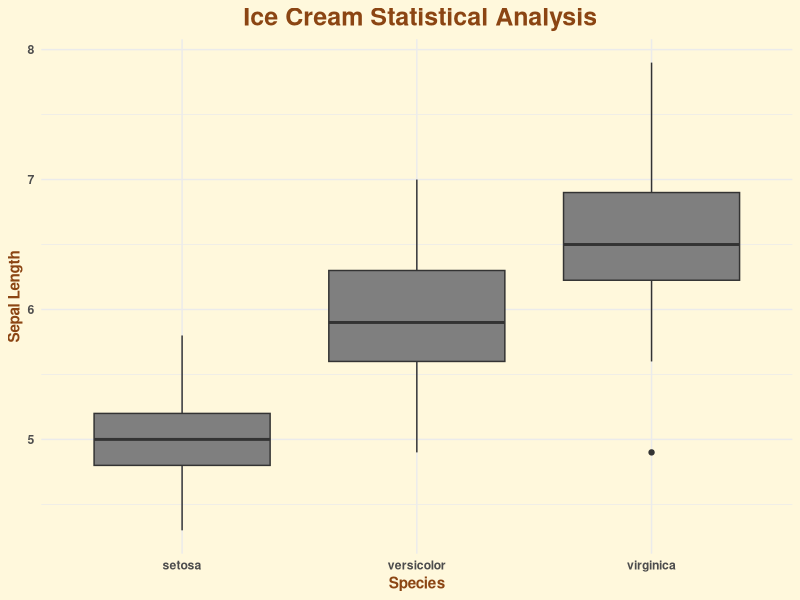
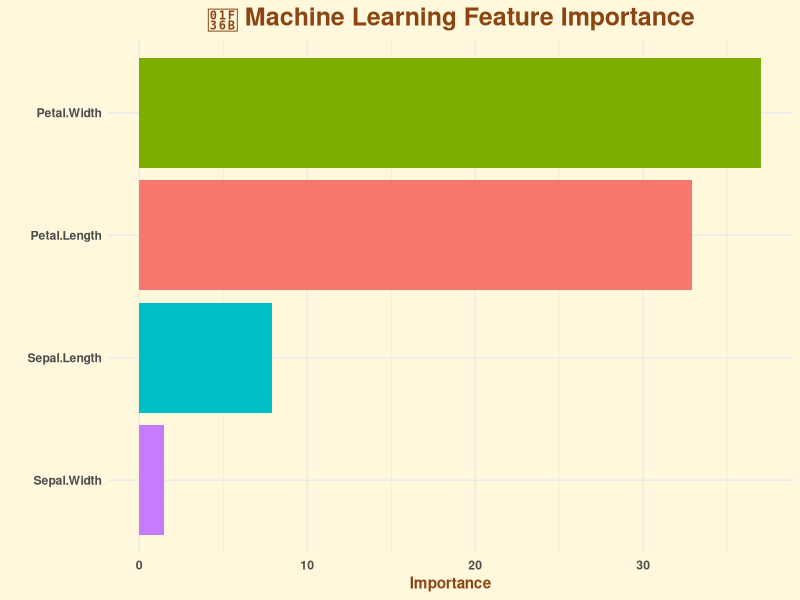
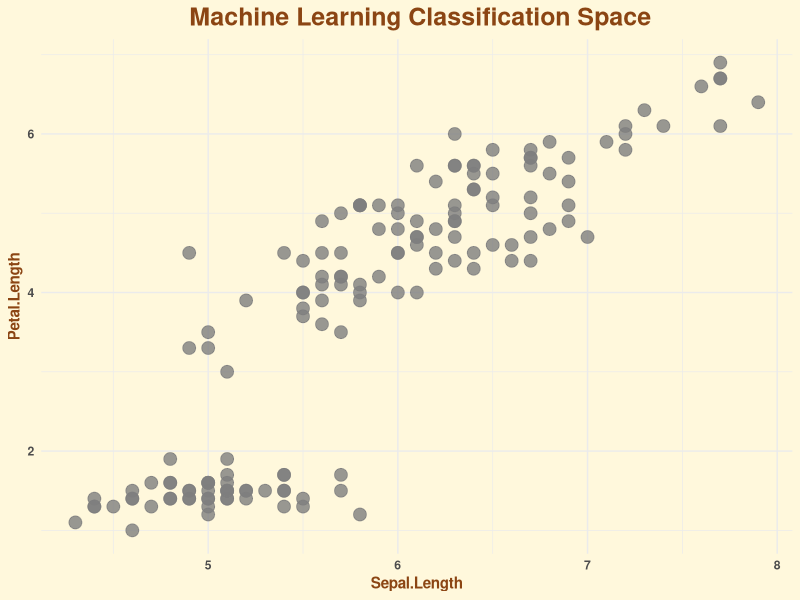
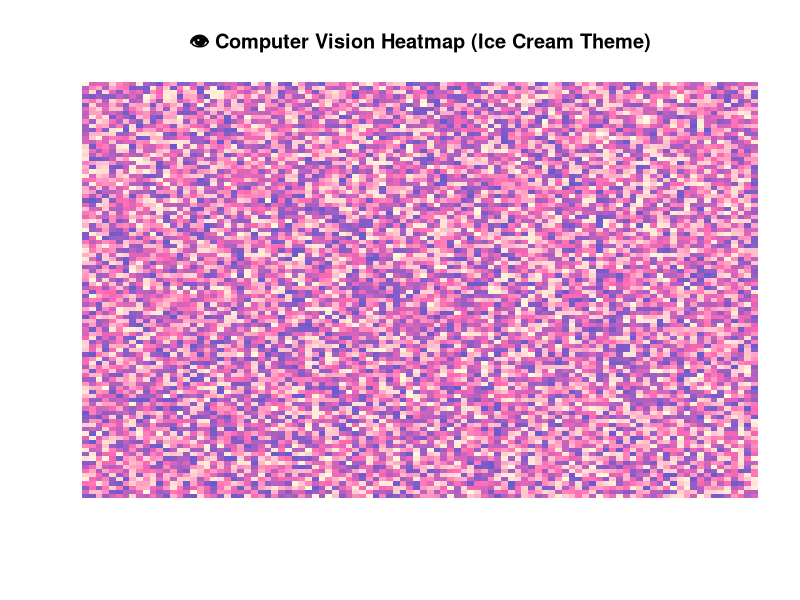
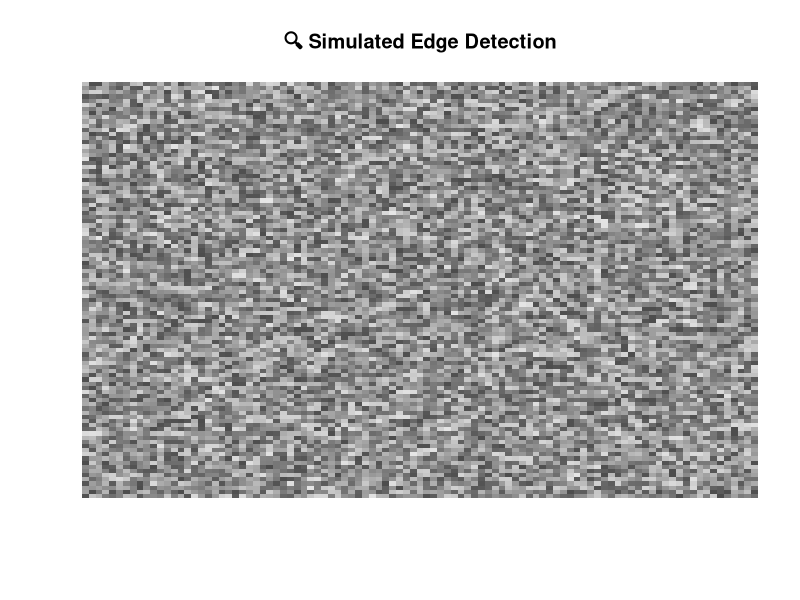
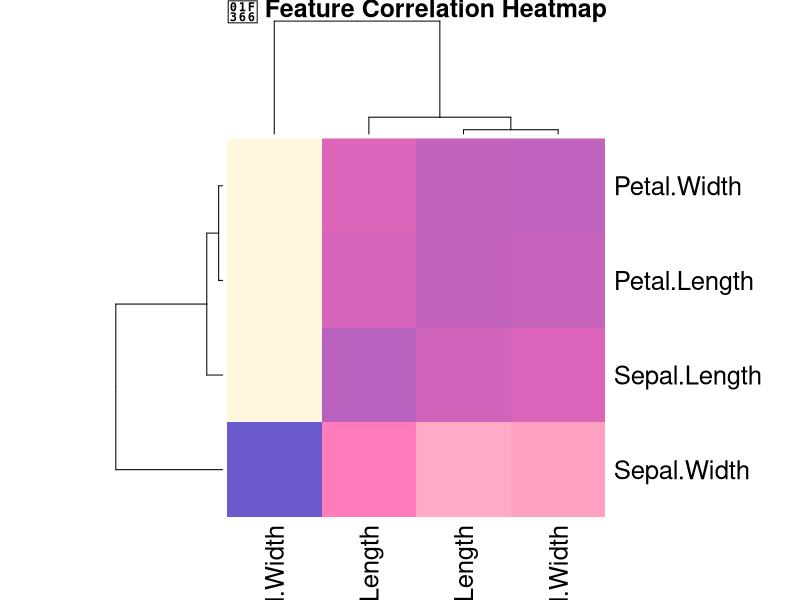

These figures' R source, in order:
# Ice Cream Machine Learning Engineering Dashboards

# Package Installation and Loading


required_packages <- c(
  "ggplot2",
  "dplyr",
  "caret",
  "randomForest"
)

for(pkg in required_packages){
  if(!require(pkg, character.only = TRUE)){
    install.packages(pkg, dependencies = TRUE)
    library(pkg, character.only = TRUE)
  }
}


# Ice Cream Flavors

icecream_colors <- c(
  Vanilla    = "#FFF8DC",
  Chocolate  = "#8B4513",
  Strawberry = "#FF69B4",
  Mint       = "#98FF98",
  Blueberry  = "#6A5ACD"
)

theme_icecream <- function() {
  theme_minimal() +
    theme(
      plot.background = element_rect(
        fill = icecream_colors["Vanilla"],
        color = NA
      ),
      panel.background = element_rect(
        fill = icecream_colors["Vanilla"],
        color = NA
      ),
      text = element_text(
        color = icecream_colors["Chocolate"],
        face = "bold"
      ),
      plot.title = element_text(
        hjust = 0.5,
        size = 18
      )
    )
}

############################################################
# LOAD DATA
############################################################

data(iris)

cat("\n🍦 DATA LOADED SUCCESSFULLY\n")

############################################################
# TRAIN / TEST SPLIT
############################################################

set.seed(123)

train_index <- createDataPartition(
  iris$Species,
  p = 0.80,
  list = FALSE
)

train_data <- iris[train_index, ]
test_data  <- iris[-train_index, ]


# Machine Learning Model


rf_model <- randomForest(
  Species ~ .,
  data = train_data,
  ntree = 300
)

predictions <- predict(
  rf_model,
  test_data
)

conf_mat <- confusionMatrix(
  predictions,
  test_data$Species
)

accuracy <- conf_mat$overall["Accuracy"]


# Statistical Analysis


stats_summary <- iris %>%
  summarise(
    Mean_Sepal_Length = mean(Sepal.Length),
    SD_Sepal_Length   = sd(Sepal.Length),
    Mean_Petal_Length = mean(Petal.Length),
    SD_Petal_Length   = sd(Petal.Length),
    Mean_Sepal_Width  = mean(Sepal.Width),
    Mean_Petal_Width  = mean(Petal.Width)
  )

print(stats_summary)

############################################################
# BOXPLOT VISUALIZATION
############################################################

box_plot <- ggplot(
  iris,
  aes(
    Species,
    Sepal.Length,
    fill = Species
  )
) +
  geom_boxplot() +
  scale_fill_manual(
    values = c(
      icecream_colors["Strawberry"],
      icecream_colors["Mint"],
      icecream_colors["Blueberry"]
    )
  ) +
  labs(
    title = " Ice Cream Statistical Analysis",
    x = "Species",
    y = "Sepal Length"
  ) +
  theme_icecream()

print(box_plot)


# Feature Importance

importance_df <- data.frame(
  Feature = rownames(importance(rf_model)),
  Importance = importance(rf_model)[,1]
)

importance_plot <- ggplot(
  importance_df,
  aes(
    reorder(Feature, Importance),
    Importance,
    fill = Feature
  )
) +
  geom_col(show.legend = FALSE) +
  coord_flip() +
  labs(
    title = "🍫 Machine Learning Feature Importance",
    x = "",
    y = "Importance"
  ) +
  theme_icecream()

print(importance_plot)

############################################################
# SCATTER PLOT
############################################################

scatter_plot <- ggplot(
  iris,
  aes(
    Sepal.Length,
    Petal.Length,
    color = Species
  )
) +
  geom_point(
    size = 4,
    alpha = 0.8
  ) +
  scale_color_manual(
    values = c(
      icecream_colors["Strawberry"],
      icecream_colors["Mint"],
      icecream_colors["Blueberry"]
    )
  ) +
  labs(
    title = " Machine Learning Classification Space"
  ) +
  theme_icecream()

print(scatter_plot)

############################################################
# COMPUTER VISION STYLE HEATMAP
############################################################

set.seed(42)

vision_matrix <- matrix(
  runif(10000),
  nrow = 100,
  ncol = 100
)

image(
  vision_matrix,
  col = colorRampPalette(
    c(
      "#FFF8DC",
      "#FF69B4",
      "#6A5ACD"
    )
  )(100),
  main = "👁️ Computer Vision Heatmap (Ice Cream Theme)",
  axes = FALSE
)


# Edge Dection Style Visualization

edge_matrix <- abs(diff(vision_matrix))

image(
  edge_matrix,
  col = gray.colors(100),
  main = "🔍 Simulated Edge Detection",
  axes = FALSE
)


# Correlation Analysis


cor_matrix <- cor(
  iris[,1:4]
)

print(cor_matrix)

heatmap(
  cor_matrix,
  col = colorRampPalette(
    c(
      "#FFF8DC",
      "#FF69B4",
      "#6A5ACD"
    )
  )(100),
  main = "🍦 Feature Correlation Heatmap"
)

#
# ENGINEERING DASHBOARD OUTPUT


cat("\n")
cat("========================================\n")
cat(" ICE CREAM ML ENGINEERING DASHBOARD\n")
cat("========================================\n")
cat("Algorithm  : Random Forest\n")
cat("Accuracy   :", round(as.numeric(accuracy)*100,2), "%\n")
cat("Trees      :", rf_model$ntree, "\n")
cat("Features   :", ncol(train_data)-1, "\n")
cat("Train Size :", nrow(train_data), "\n")
cat("Test Size  :", nrow(test_data), "\n")
cat("========================================\n")

print(conf_mat)
